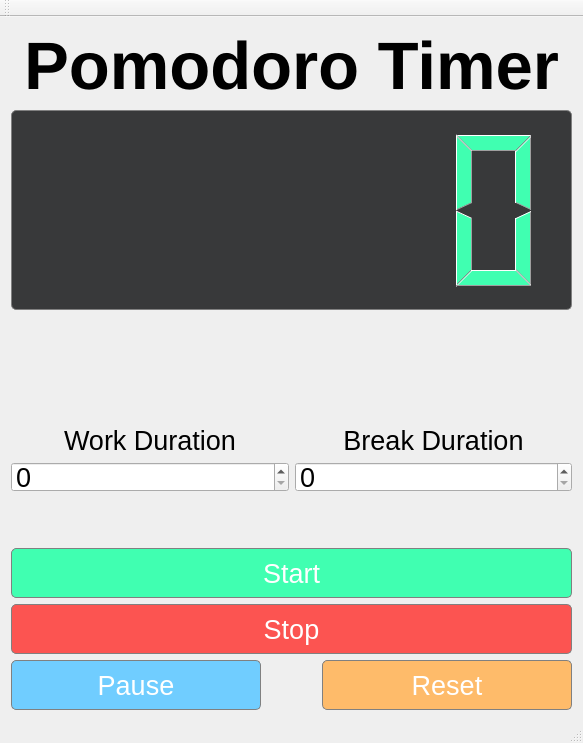
<?xml version="1.0" encoding="UTF-8"?>
<ui version="4.0">
 <class>MainWindow</class>
 <widget class="QMainWindow" name="MainWindow">
  <property name="geometry">
   <rect>
    <x>0</x>
    <y>0</y>
    <width>583</width>
    <height>743</height>
   </rect>
  </property>
  <property name="minimumSize">
   <size>
    <width>450</width>
    <height>700</height>
   </size>
  </property>
  <property name="windowTitle">
   <string>Pomodoro Timer</string>
  </property>
  <widget class="QWidget" name="centralWidget">
   <property name="minimumSize">
    <size>
     <width>0</width>
     <height>0</height>
    </size>
   </property>
   <property name="styleSheet">
    <string notr="true"/>
   </property>
   <layout class="QGridLayout" name="gridLayout">
    <item row="9" column="0">
     <spacer name="verticalSpacer_6">
      <property name="orientation">
       <enum>Qt::Vertical</enum>
      </property>
      <property name="sizeHint" stdset="0">
       <size>
        <width>20</width>
        <height>40</height>
       </size>
      </property>
     </spacer>
    </item>
    <item row="6" column="0">
     <spacer name="verticalSpacer_5">
      <property name="orientation">
       <enum>Qt::Vertical</enum>
      </property>
      <property name="sizeHint" stdset="0">
       <size>
        <width>20</width>
        <height>40</height>
       </size>
      </property>
     </spacer>
    </item>
    <item row="0" column="0">
     <layout class="QVBoxLayout" name="verticalLayout">
      <item>
       <widget class="QLabel" name="label">
        <property name="font">
         <font>
          <pointsize>50</pointsize>
          <weight>75</weight>
          <bold>true</bold>
         </font>
        </property>
        <property name="autoFillBackground">
         <bool>false</bool>
        </property>
        <property name="text">
         <string>Pomodoro Timer</string>
        </property>
        <property name="alignment">
         <set>Qt::AlignCenter</set>
        </property>
       </widget>
      </item>
      <item>
       <spacer name="verticalSpacer">
        <property name="orientation">
         <enum>Qt::Vertical</enum>
        </property>
        <property name="sizeHint" stdset="0">
         <size>
          <width>20</width>
          <height>40</height>
         </size>
        </property>
       </spacer>
      </item>
      <item>
       <widget class="QLCDNumber" name="lcdNumber">
        <property name="minimumSize">
         <size>
          <width>0</width>
          <height>200</height>
         </size>
        </property>
        <property name="styleSheet">
         <string notr="true">QLCDNumber {
	background-color: rgb(56, 57, 58);
	border: 1px solid grey;
	border-radius: 5px;
	color: rgb(64, 255, 177);
}

</string>
        </property>
        <property name="smallDecimalPoint">
         <bool>true</bool>
        </property>
        <property name="digitCount">
         <number>5</number>
        </property>
        <property name="value" stdset="0">
         <double>0.000000000000000</double>
        </property>
       </widget>
      </item>
     </layout>
    </item>
    <item row="1" column="0">
     <spacer name="verticalSpacer_2">
      <property name="orientation">
       <enum>Qt::Vertical</enum>
      </property>
      <property name="sizeHint" stdset="0">
       <size>
        <width>20</width>
        <height>150</height>
       </size>
      </property>
     </spacer>
    </item>
    <item row="10" column="0">
     <layout class="QHBoxLayout" name="ControlsLayout">
      <item>
       <widget class="QPushButton" name="pauseBtn">
        <property name="minimumSize">
         <size>
          <width>250</width>
          <height>50</height>
         </size>
        </property>
        <property name="font">
         <font>
          <pointsize>20</pointsize>
         </font>
        </property>
        <property name="styleSheet">
         <string notr="true">QPushButton {
	background-color: rgb(112, 205, 255);
	border: 1px solid grey;
	border-radius: 5px;
	color: white;
}

QPushButton:Pressed {
	background-color: rgb(89, 171, 219);
}</string>
        </property>
        <property name="text">
         <string>Pause</string>
        </property>
       </widget>
      </item>
      <item>
       <spacer name="horizontalSpacer">
        <property name="orientation">
         <enum>Qt::Horizontal</enum>
        </property>
        <property name="sizeHint" stdset="0">
         <size>
          <width>40</width>
          <height>20</height>
         </size>
        </property>
       </spacer>
      </item>
      <item>
       <widget class="QPushButton" name="resetBtn">
        <property name="minimumSize">
         <size>
          <width>250</width>
          <height>50</height>
         </size>
        </property>
        <property name="font">
         <font>
          <pointsize>20</pointsize>
         </font>
        </property>
        <property name="styleSheet">
         <string notr="true">QPushButton {
	background-color: rgb(254, 187, 106);
	border: 1px solid grey;
	border-radius: 5px;
	color: white;
}

QPushButton:Pressed {
	background-color: rgb(232, 171, 93);
}</string>
        </property>
        <property name="text">
         <string>Reset</string>
        </property>
       </widget>
      </item>
     </layout>
    </item>
    <item row="8" column="0">
     <widget class="QPushButton" name="stopBtn">
      <property name="minimumSize">
       <size>
        <width>0</width>
        <height>50</height>
       </size>
      </property>
      <property name="font">
       <font>
        <pointsize>20</pointsize>
       </font>
      </property>
      <property name="styleSheet">
       <string notr="true">QPushButton {
	background-color: rgb(252, 84, 81);
	border: 1px solid grey;
	border-radius: 5px;
	color: white;
}

QPushButton:Pressed {
	background-color: rgb(212, 58, 64);
}</string>
      </property>
      <property name="text">
       <string>Stop</string>
      </property>
     </widget>
    </item>
    <item row="5" column="0">
     <widget class="QPushButton" name="startBtn">
      <property name="minimumSize">
       <size>
        <width>0</width>
        <height>50</height>
       </size>
      </property>
      <property name="font">
       <font>
        <pointsize>20</pointsize>
       </font>
      </property>
      <property name="styleSheet">
       <string notr="true">QPushButton {
	background-color: rgb(64, 255, 177);
	border: 1px solid grey;
	border-radius: 5px;
	color: white;
}

QPushButton:Pressed {
	background-color: rgb(56, 218, 147);
}</string>
      </property>
      <property name="text">
       <string>Start</string>
      </property>
     </widget>
    </item>
    <item row="2" column="0">
     <layout class="QHBoxLayout" name="DurationLayout">
      <item>
       <layout class="QVBoxLayout" name="verticalLayout_3">
        <item>
         <widget class="QLabel" name="label_4">
          <property name="font">
           <font>
            <pointsize>20</pointsize>
           </font>
          </property>
          <property name="text">
           <string>Work Duration</string>
          </property>
          <property name="alignment">
           <set>Qt::AlignCenter</set>
          </property>
         </widget>
        </item>
        <item>
         <widget class="QSpinBox" name="workDurationInput">
          <property name="minimumSize">
           <size>
            <width>0</width>
            <height>30</height>
           </size>
          </property>
          <property name="font">
           <font>
            <pointsize>20</pointsize>
           </font>
          </property>
         </widget>
        </item>
       </layout>
      </item>
      <item>
       <layout class="QVBoxLayout" name="verticalLayout_2">
        <item>
         <widget class="QLabel" name="label_5">
          <property name="font">
           <font>
            <pointsize>20</pointsize>
           </font>
          </property>
          <property name="text">
           <string>Break Duration</string>
          </property>
          <property name="alignment">
           <set>Qt::AlignCenter</set>
          </property>
         </widget>
        </item>
        <item>
         <widget class="QSpinBox" name="breakDurationInput">
          <property name="minimumSize">
           <size>
            <width>0</width>
            <height>30</height>
           </size>
          </property>
          <property name="font">
           <font>
            <pointsize>20</pointsize>
           </font>
          </property>
         </widget>
        </item>
       </layout>
      </item>
     </layout>
    </item>
    <item row="3" column="0" rowspan="2">
     <spacer name="verticalSpacer_3">
      <property name="orientation">
       <enum>Qt::Vertical</enum>
      </property>
      <property name="sizeType">
       <enum>QSizePolicy::MinimumExpanding</enum>
      </property>
      <property name="sizeHint" stdset="0">
       <size>
        <width>20</width>
        <height>50</height>
       </size>
      </property>
     </spacer>
    </item>
   </layout>
  </widget>
  <widget class="QToolBar" name="mainToolBar">
   <attribute name="toolBarArea">
    <enum>TopToolBarArea</enum>
   </attribute>
   <attribute name="toolBarBreak">
    <bool>false</bool>
   </attribute>
  </widget>
  <widget class="QStatusBar" name="statusBar"/>
 </widget>
 <layoutdefault spacing="6" margin="11"/>
 <resources/>
 <connections/>
</ui>
